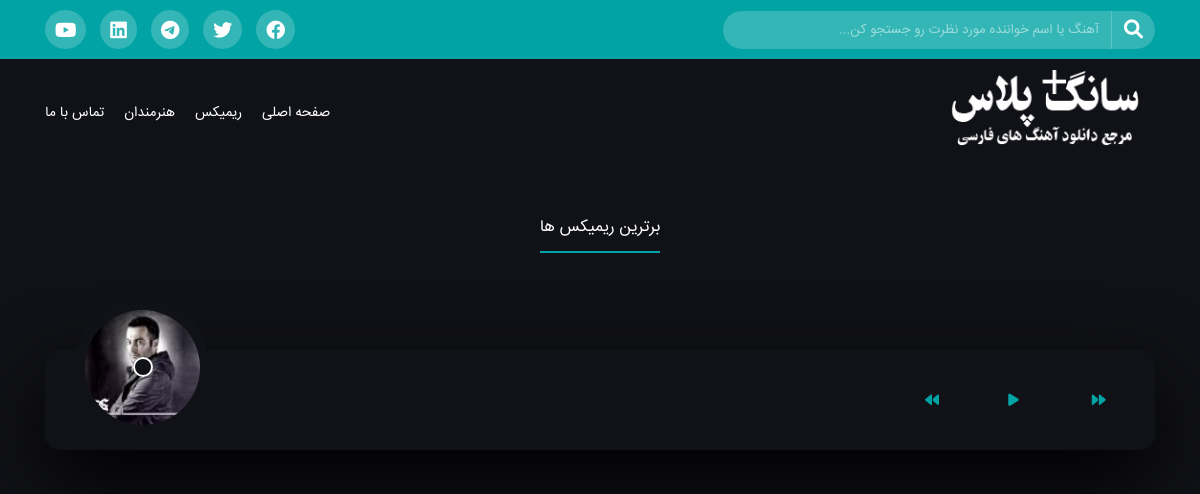
The page / on the database its author committed.
### music/models.py (models this page shows, shortened)
class Category(AbstractCommonField):
    parent=models.ForeignKey(
        'self',
        on_delete=models.CASCADE,
        verbose_name='والد',
        blank=True,
        null=True,
        related_name='child',
    )
    title=models.CharField(
        max_length=250,
        verbose_name='عنوان',
    )
    objects=CategoryManager()
    class Meta:
        abstract=True
        verbose_name='دسته بندی'
        verbose_name_plural='دسته بندی ها'

class TrackCategory(Category):
    class Meta:
        verbose_name='دسته بندی موزیک'
        verbose_name_plural='دسته بندی موزیک ها'

class ArtistCategory(Category):
    class Meta:
        verbose_name='دسته بندی هنرمند'
        verbose_name_plural='دسته بندی هنرمند ها'

class AbstractCommonField(models.Model):
    status=models.BooleanField(
        default=True,
        verbose_name='منتشر شود؟',
    )
    slug=models.SlugField(
        max_length=250,
        unique=True,
        verbose_name='لینک',
        allow_unicode=True,
    )
    class Meta:
        abstract=True

class Finglish(models.Model):
    finglish_title=models.CharField(
        max_length=250,
        verbose_name='عنوان فینگلیشی',
    )
    class Meta:
        abstract=True

class Track(AbstractCommonField,Finglish):
    MUSIC_TYPE=(
        ('remix','ریمیکس'),
        ('podcasat','پادکست'),
        ('other','دیگر'),
    )
    title=models.CharField(
        max_length=250,
        verbose_name='عنوان',
    )
    category=models.ForeignKey(
        TrackCategory,
        on_delete=models.PROTECT,
        related_name='tracks',
        verbose_name='دسته بندی',
    )
    music_type=models.CharField(
        choices=MUSIC_TYPE,
        verbose_name='نوع موزیک',
        max_length=15,
        default='remix',
        help_text='اگر نوع موزیک ریمیکس یا پادکست است یکی از این گزینه هارا انتخاب کنید در غیر این صورت گزینه دیگر را انتخاب کنید',
    )
    description=RichTextField(
        verbose_name='توضحیات'
    )
    cover=models.ImageField(
        upload_to='images/tracks/covers',
        verbose_name='کاور آهنگ',
        help_text='توجه داشته باشید ابعاد عکس باید 480 * 480 باشد',
    )
    thumbnail = models.ImageField(
        upload_to='images/tracks/thumbnails/',
        null=True,
        blank=True,
    )
    small = models.ImageField(
        upload_to='images/tracks/smalls/',
        null=True,
        blank=True,
    )
    artists=models.ManyToManyField(
        Artist,
        related_name='tracks',
        verbose_name='هنرمندان',
    )
    best_song=models.BooleanField(
        default=True,
        verbose_name='آهنگ منتخب؟',
        help_text='اگر میخواهید این اهنگ در قسمت بهترین آهنگ ها قرار گیرد تیک این قسمت را بزنید.'
    )
    hits=models.ManyToManyField(
        IpAddress,
        editable=False,
    )
    published=models.DateTimeField(
        default=timezone.now,
        verbose_name='زمان انتشار',
    )
    created=models.DateTimeField(
        auto_now_add=True,
        verbose_name='زمان ساخت'
    )
    updated=models.DateTimeField(
        auto_now=True,
        verbose_name='زمان اپدیت',
    )
    def get_absolute_url(self):
        return reverse("music:track_detail", args=[self.slug])
    def jpublish(self):
        return jalali_converter(self.published)
    jpublish.short_description = "زمان انتشار"
    def preview_url(self):
        return format_html(
            "<a href='{}' target='blank'>پیش‌نمایش</a>".format(reverse("track:preview-detail",
             kwargs={'slug': self.slug}))
        )
    preview_url.short_description = "پیش‌نمایش"
    objects=TrackManager()
    class Meta:
        ordering = ['-id']
        verbose_name='موزیک'
        verbose_name_plural='موزیک ها'

### music/views.py (the view)
# urls.py: 2. Add a URL to urlpatterns:  path('', Home.as_view(), name='home')
class Home(ListView):
    queryset=Track.objects.remix()
    template_name='remix/home.html'
    context_object_name='remixes'
    @staticmethod
    def return_songs_url(tracks:list):
        tracks_url=[]
        for track in tracks:
            tracks_url.append(track.track_files.first().track_file.url)
        return tracks_url
    def get_context_data(self,**kwargs):
        context=super().get_context_data(**kwargs)
        context['podcasts']=Track.objects.podcast()[:20]
        context['best_tracks']=Track.objects.best_tracks()[:20]
        context['best_tracks_urls']=Home.return_songs_url(context['best_tracks'])
        context['artists']=Artist.objects.active()[:6]
        context['banners']=Banner.objects.filter(status=True)
        return context

### music/middelware.py (called while the page is built)
	def __call__(self, request):
		x_forwarded_for = request.META.get('HTTP_X_FORWARDED_FOR')
		if x_forwarded_for:
			ip = x_forwarded_for.split(',')[-1].strip()
		else:
			ip = request.META.get('REMOTE_ADDR')
		try:
			ip_address = IpAddress.objects.get(ip_address=ip)
		except IpAddress.DoesNotExist:             #-----Here My Edit
			ip_address = IpAddress(ip_address=ip, pub_date=datetime.datetime.now())
			ip_address.save()
		request.user.ip_address = ip_address
		response = self.get_response(request)
		return response

### music/models.py (called while the page is built)
    def active(self):
        return self.filter(
            status=True,
        )

    def podcast(self):
        return self.active().filter(
            music_type='podcasat',
        )

    def number_of_hits(self):
        return self.active().annotate(
                count=Count('hits')
            )

    def best_tracks(self):
        songs=[]
        number_of_hits=self.number_of_hits()
        for song in number_of_hits:
            if song.track_files.exists():
                songs.append(song)
        return songs

    def active(self):
        return self.filter(status=True)

    def active(self):
        return self.filter(status=True)

    def get_absolute_url(self):
        return reverse("music:artist", args=[self.slug])

### music/templatetags/tags.py (called while the page is built)
@register.inclusion_tag("remix/footer.html")
def footer():
    return{
        'tracks':Track.objects.active().order_by('-published')[:5],
    }

@register.inclusion_tag("remix/navbar/navbar.html",takes_context=True)
def navbar(context):
    return{
        'track_categories':TrackCategory.objects.active(),
        'artist_categories':ArtistCategory.objects.active(),
    }

### templates/remix/home.html (shortened to what this page needs)
{% extends 'remix/base.html'%}
{% block body %}
<section class="header">
</section>
<div class="music-play">
    <div class="container">
        <div class="music-play-head">
            <h3>برترین ریمیکس ها</h3>
        </div>
        <div id="app-cover">
            <div id="player">
                <div id="player-track">
                    <div id="album-name"></div>
                    <div id="track-name"></div>
                    <div id="track-time">
                        <div id="current-time"></div>
                        <div id="track-length"></div>
                    </div>
                    <div id="s-area">
                    </div>
                </div>
                <div id="player-content">
                    <div id="album-art">
                        {% for best_track in best_tracks %}
                            <img src="{{best_track.small.url}}" class="{% if forloop.counter == 1 %}active{% endif %}" id="_{{forloop.counter}}">
                        {% endfor %}
                    </div>
                    <div id="player-controls">
                        <div class="control">
                            <div class="buttonn" id="play-previous">
                                <i class="fas fa-backward"></i>
                            </div>
                        </div>
                        <div class="control">
                            <div class="buttonn" id="play-pause-button">
                                <i class="fas fa-play"></i>
                            </div>
                        </div>
                        <div class="control">
                            <div class="buttonn" id="play-next">
                                <i class="fas fa-forward"></i>
                            </div>
                        </div>
                    </div>
                </div>
            </div>
        </div>
    </div>
</div>
{% endblock body%}

### templates/remix/navbar/categories.html (shortened to what this page needs)
{% for category in track_categories %}
    {% if not category.child.active.exists and category.parent == None %}
        <li><a href="{% url 'music:tracks_of_category' category.slug %}">{{category.title}}</a></li>
    {% endif %}
{% endfor %}
{% for category in artist_categories %}
    {% if not category.child.exists and category.parent == None %}
        <li><a href="{% url 'music:artists_of_category' category.slug %}">{{category.title}}</a></li>
    {% endif %}
{% endfor %}

### static/remix/css/all.css (style rules this page uses)
.fa, .fas, .far, .fal, .fad, .fab { -moz-osx-font-smoothing: grayscale; -webkit-font-smoothing: antialiased; display: inline-block; font-style: normal; font-variant: normal; text-rendering: auto; line-height: 1; }
.fa-backward:before { content: "\f04a"; }
.fa-forward:before { content: "\f04e"; }
.fa-play:before { content: "\f04b"; }

### static/remix/css/style.css (style rules this page uses)
* { margin: 0; padding: 0; box-sizing: border-box; border: 0; }
body { direction: rtl; font-size: 14px; text-align: right; color: #fff; line-height: 30px; font-family: 'iransans'; background-color: #111217; overflow-x: hidden; }
.container { max-width: 1140px; margin: 0 auto; }
a { transition: all .2s ease-in-out; text-decoration: none; }
::placeholder { color: #fff; opacity: .5; }
.menu-left ul li { list-style: none; margin-right: 20px; position: relative; }
.menu-left ul li a { color: #fff; padding: 43px 0; }
.header { float: right; width: 100%; direction: ltr; padding-bottom: 40px; }
.music-play { float: right; width: 100%; position: relative; direction: ltr; }
.music-play-head { text-align: center; margin-bottom: 10%; }
.music-play-head h3 { font-weight: normal; border-bottom: 2px solid #01a3a4; display: inline; padding-bottom: 10px; }
#app-cover { width: 100%; height: 100px; margin: -4px auto; }
#player { position: relative; height: 100%; z-index: 3; }
#player-track { position: absolute; top: 0; right: 15px; left: 15px; padding: 13px 22px 10px 184px; background-color: #111217; border-radius: 15px 15px 0 0; transition: 0.3s ease top; z-index: 1; }
#album-name { color: #54576f; font-size: 17px; font-weight: bold; }
#track-name { color: #acaebd; font-size: 13px; margin: 2px 0 13px 0; }
#track-time { height: 12px; margin-bottom: 3px; overflow: hidden; }
#current-time { float: left; }
#track-length { float: right; }
#current-time, #track-length { color: transparent; font-size: 11px; background-color: #111217; border-radius: 10px; transition: 0.3s ease all; }
#s-area, #seek-bar { position: relative; height: 4px; border-radius: 4px; }
#s-area { background-color: #111217; cursor: pointer; }
#player-content { position: relative; height: 100%; background-color: #111217; box-shadow: 0 30px 80px #000; border-radius: 15px; z-index: 2; }
#album-art { position: absolute; top: -40px; width: 115px; height: 115px; margin-left: 40px; transform: rotateZ(0); transition: 0.3s ease all; box-shadow: 0 0 0 10px #111217; border-radius: 50%; overflow: hidden; }
#album-art:before { content: ""; position: absolute; top: 50%; right: 0; left: 0; width: 20px; height: 20px; margin: -10px auto 0 auto; background-color: #111217; border-radius: 50%; box-shadow: inset 0 0 0 2px #fff; z-index: 2; }
#album-art img { display: block; position: absolute; top: 0; left: 0; width: 100%; height: 100%; opacity: 0; z-index: -1; }
#album-art img.active { opacity: 1; z-index: 1; }
#album-art img, #buffer-box { transition: 0.1s linear all; }
#player-controls { width: 250px; height: 100%; margin: 0 5px 0 141px; float: right; overflow: hidden; }
.control { width: 33.333%; float: left; padding: 12px 0; }
.buttonn { width: 26px; height: 26px; padding: 25px; border-radius: 6px; cursor: pointer; color: #01a3a4; }
@media screen and (max-width: 1200px) { .container { padding: 0 15px; } }

### rows shown on the page
TrackCategory: title "ریمیکس"
ArtistCategory: title "هنرمندان"
Track: small (picture)
